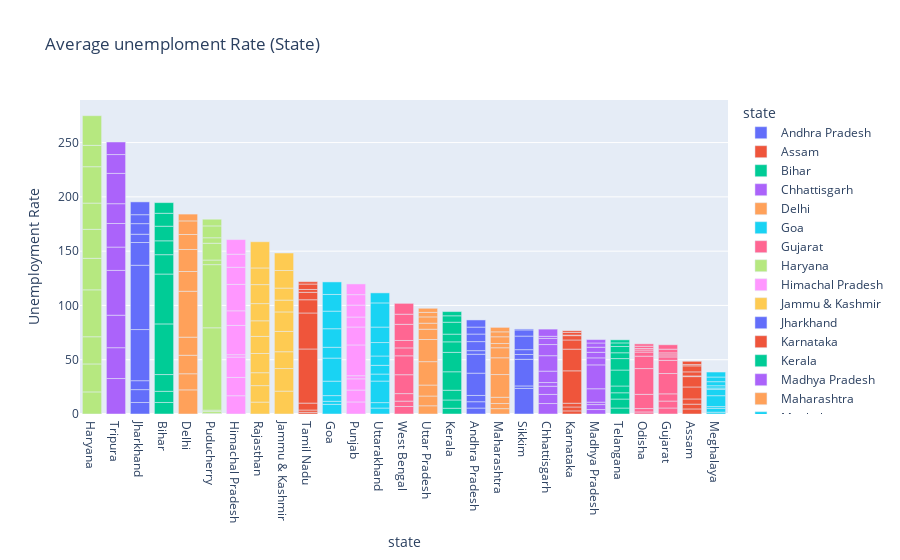

The cell this chart's notebook holds for it:
### Code cell
fig = px.bar(df, x='state', y="Unemployment Rate", color="state", title="Average unemploment Rate (State)")
fig.update_layout(xaxis={'categoryorder':'total descending'})

fig.show()

### Figure 1 — Plotly figure (JSON) as saved in the notebook; plotly's stock layout.template omitted (floating-point values rounded to 4 significant figures)
{"data": [{"alignmentgroup": "True", "hovertemplate": "state=%{x}<br>Unemployment Rate=%{y}<extra></extra>", "legendgroup": "Andhra Pradesh", "marker": {"color": "#636efa", "pattern": {"shape": ""}}, "name": "Andhra Pradesh", "offsetgroup": "Andhra Pradesh", "orientation": "v", "showlegend": true, "textposition": "auto", "type": "bar", "x": ["Andhra Pradesh", "Andhra Pradesh", "Andhra Pradesh", "Andhra Pradesh", "Andhra Pradesh", "Andhra Pradesh", "Andhra Pradesh", "Andhra Pradesh", "Andhra Pradesh", "Andhra Pradesh"], "xaxis": "x", "y": [5.48, 5.83, 5.79, 20.51, 17.43, 3.31, 8.34, 6.96, 6.4, 6.59], "yaxis": "y"}, {"alignmentgroup": "True", "hovertemplate": "state=%{x}<br>Unemployment Rate=%{y}<extra></extra>", "legendgroup": "Assam", "marker": {"color": "#EF553B", "pattern": {"shape": ""}}, "name": "Assam", "offsetgroup": "Assam", "orientation": "v", "showlegend": true, "textposition": "auto", "type": "bar", "x": ["Assam", "Assam", "Assam", "Assam", "Assam", "Assam", "Assam", "Assam", "Assam", "Assam"], "xaxis": "x", "y": [4.66, 4.41, 4.77, 11.06, 9.55, 0.6, 3.77, 5.53, 1.19, 3.02], "yaxis": "y"}, {"alignmentgroup": "True", "hovertemplate": "state=%{x}<br>Unemployment Rate=%{y}<extra></extra>", "legendgroup": "Bihar", "marker": {"color": "#00cc96", "pattern": {"shape": ""}}, "name": "Bihar", "offsetgroup": "Bihar", "orientation": "v", "showlegend": true, "textposition": "auto", "type": "bar", "x": ["Bihar", "Bihar", "Bihar", "Bihar", "Bihar", "Bihar", "Bihar", "Bihar", "Bihar", "Bihar"], "xaxis": "x", "y": [10.61, 10.29, 15.43, 46.64, 45.96, 17.82, 12.79, 13.44, 11.91, 9.82], "yaxis": "y"}, {"alignmentgroup": "True", "hovertemplate": "state=%{x}<br>Unemployment Rate=%{y}<extra></extra>", "legendgroup": "Chhattisgarh", "marker": {"color": "#ab63fa", "pattern": {"shape": ""}}, "name": "Chhattisgarh", "offsetgroup": "Chhattisgarh", "orientation": "v", "showlegend": true, "textposition": "auto", "type": "bar", "x": ["Chhattisgarh", "Chhattisgarh", "Chhattisgarh", "Chhattisgarh", "Chhattisgarh", "Chhattisgarh", "Chhattisgarh", "Chhattisgarh", "Chhattisgarh", "Chhattisgarh"], "xaxis": "x", "y": [9.65, 8.38, 7.54, 3.41, 10.5, 14.23, 10.27, 5.63, 1.96, 6.62], "yaxis": "y"}, {"alignmentgroup": "True", "hovertemplate": "state=%{x}<br>Unemployment Rate=%{y}<extra></extra>", "legendgroup": "Delhi", "marker": {"color": "#FFA15A", "pattern": {"shape": ""}}, "name": "Delhi", "offsetgroup": "Delhi", "orientation": "v", "showlegend": true, "textposition": "auto", "type": "bar", "x": ["Delhi", "Delhi", "Delhi", "Delhi", "Delhi", "Delhi", "Delhi", "Delhi", "Delhi", "Delhi"], "xaxis": "x", "y": [22.23, 14.84, 17.04, 16.68, 42.27, 18.19, 20.3, 13.79, 12.53, 6.27], "yaxis": "y"}, {"alignmentgroup": "True", "hovertemplate": "state=%{x}<br>Unemployment Rate=%{y}<extra></extra>", "legendgroup": "Goa", "marker": {"color": "#19d3f3", "pattern": {"shape": ""}}, "name": "Goa", "offsetgroup": "Goa", "orientation": "v", "showlegend": true, "textposition": "auto", "type": "bar", "x": ["Goa", "Goa", "Goa", "Goa", "Goa", "Goa", "Goa", "Goa", "Goa", "Goa"], "xaxis": "x", "y": [8.89, 2.81, 5.25, 13.31, 21.25, 9.96, 17.07, 16.21, 15.38, 11.54], "yaxis": "y"}, {"alignmentgroup": "True", "hovertemplate": "state=%{x}<br>Unemployment Rate=%{y}<extra></extra>", "legendgroup": "Gujarat", "marker": {"color": "#FF6692", "pattern": {"shape": ""}}, "name": "Gujarat", "offsetgroup": "Gujarat", "orientation": "v", "showlegend": true, "textposition": "auto", "type": "bar", "x": ["Gujarat", "Gujarat", "Gujarat", "Gujarat", "Gujarat", "Gujarat", "Gujarat", "Gujarat", "Gujarat", "Gujarat"], "xaxis": "x", "y": [5.54, 6.38, 6.66, 18.71, 12.11, 3.2, 1.84, 1.87, 3.42, 4.03], "yaxis": "y"}, {"alignmentgroup": "True", "hovertemplate": "state=%{x}<br>Unemployment Rate=%{y}<extra></extra>", "legendgroup": "Haryana", "marker": {"color": "#B6E880", "pattern": {"shape": ""}}, "name": "Haryana", "offsetgroup": "Haryana", "orientation": "v", "showlegend": true, "textposition": "auto", "type": "bar", "x": ["Haryana", "Haryana", "Haryana", "Haryana", "Haryana", "Haryana", "Haryana", "Haryana", "Haryana", "Haryana"], "xaxis": "x", "y": [20.34, 25.77, 25.05, 43.22, 29.02, 26.7, 24.18, 33.5, 19.68, 27.31], "yaxis": "y"}, {"alignmentgroup": "True", "hovertemplate": "state=%{x}<br>Unemployment Rate=%{y}<extra></extra>", "legendgroup": "Himachal Pradesh", "marker": {"color": "#FF97FF", "pattern": {"shape": ""}}, "name": "Himachal Pradesh", "offsetgroup": "Himachal Pradesh", "orientation": "v", "showlegend": true, "textposition": "auto", "type": "bar", "x": ["Himachal Pradesh", "Himachal Pradesh", "Himachal Pradesh", "Himachal Pradesh", "Himachal Pradesh", "Himachal Pradesh", "Himachal Pradesh", "Himachal Pradesh", "Himachal Pradesh", "Himachal Pradesh"], "xaxis": "x", "y": [16.83, 16.84, 18.76, 2.2, 26.95, 13.47, 24.31, 15.79, 12.04, 13.46], "yaxis": "y"}, {"alignmentgroup": "True", "hovertemplate": "state=%{x}<br>Unemployment Rate=%{y}<extra></extra>", "legendgroup": "Jammu & Kashmir", "marker": {"color": "#FECB52", "pattern": {"shape": ""}}, "name": "Jammu & Kashmir", "offsetgroup": "Jammu & Kashmir", "orientation": "v", "showlegend": true, "textposition": "auto", "type": "bar", "x": ["Jammu & Kashmir", "Jammu & Kashmir", "Jammu & Kashmir", "Jammu & Kashmir", "Jammu & Kashmir", "Jammu & Kashmir", "Jammu & Kashmir", "Jammu & Kashmir", "Jammu & Kashmir"], "xaxis": "x", "y": [21.08, 20.78, 15.5, 18.74, 17.92, 10.88, 11.09, 16.17, 16.14], "yaxis": "y"}, {"alignmentgroup": "True", "hovertemplate": "state=%{x}<br>Unemployment Rate=%{y}<extra></extra>", "legendgroup": "Jharkhand", "marker": {"color": "#636efa", "pattern": {"shape": ""}}, "name": "Jharkhand", "offsetgroup": "Jharkhand", "orientation": "v", "showlegend": true, "textposition": "auto", "type": "bar", "x": ["Jharkhand", "Jharkhand", "Jharkhand", "Jharkhand", "Jharkhand", "Jharkhand", "Jharkhand", "Jharkhand", "Jharkhand", "Jharkhand"], "xaxis": "x", "y": [10.61, 11.85, 8.23, 47.09, 59.23, 20.95, 7.63, 9.76, 8.24, 11.8], "yaxis": "y"}, {"alignmentgroup": "True", "hovertemplate": "state=%{x}<br>Unemployment Rate=%{y}<extra></extra>", "legendgroup": "Karnataka", "marker": {"color": "#EF553B", "pattern": {"shape": ""}}, "name": "Karnataka", "offsetgroup": "Karnataka", "orientation": "v", "showlegend": true, "textposition": "auto", "type": "bar", "x": ["Karnataka", "Karnataka", "Karnataka", "Karnataka", "Karnataka", "Karnataka", "Karnataka", "Karnataka", "Karnataka", "Karnataka"], "xaxis": "x", "y": [2.86, 3.61, 3.46, 29.84, 19.97, 8.44, 4.01, 0.5, 2.41, 1.58], "yaxis": "y"}, {"alignmentgroup": "True", "hovertemplate": "state=%{x}<br>Unemployment Rate=%{y}<extra></extra>", "legendgroup": "Kerala", "marker": {"color": "#00cc96", "pattern": {"shape": ""}}, "name": "Kerala", "offsetgroup": "Kerala", "orientation": "v", "showlegend": true, "textposition": "auto", "type": "bar", "x": ["Kerala", "Kerala", "Kerala", "Kerala", "Kerala", "Kerala", "Kerala", "Kerala", "Kerala", "Kerala"], "xaxis": "x", "y": [5.31, 7.6, 8.99, 16.99, 17.88, 9.71, 7.09, 10.98, 5.91, 3.88], "yaxis": "y"}, {"alignmentgroup": "True", "hovertemplate": "state=%{x}<br>Unemployment Rate=%{y}<extra></extra>", "legendgroup": "Madhya Pradesh", "marker": {"color": "#ab63fa", "pattern": {"shape": ""}}, "name": "Madhya Pradesh", "offsetgroup": "Madhya Pradesh", "orientation": "v", "showlegend": true, "textposition": "auto", "type": "bar", "x": ["Madhya Pradesh", "Madhya Pradesh", "Madhya Pradesh", "Madhya Pradesh", "Madhya Pradesh", "Madhya Pradesh", "Madhya Pradesh", "Madhya Pradesh", "Madhya Pradesh", "Madhya Pradesh"], "xaxis": "x", "y": [4.11, 4.57, 2.22, 12.36, 21.98, 6.48, 5.08, 4.7, 3.91, 3.13], "yaxis": "y"}, {"alignmentgroup": "True", "hovertemplate": "state=%{x}<br>Unemployment Rate=%{y}<extra></extra>", "legendgroup": "Maharashtra", "marker": {"color": "#FFA15A", "pattern": {"shape": ""}}, "name": "Maharashtra", "offsetgroup": "Maharashtra", "orientation": "v", "showlegend": true, "textposition": "auto", "type": "bar", "x": ["Maharashtra", "Maharashtra", "Maharashtra", "Maharashtra", "Maharashtra", "Maharashtra", "Maharashtra", "Maharashtra", "Maharashtra", "Maharashtra"], "xaxis": "x", "y": [4.95, 4.69, 5.79, 20.9, 15.46, 9.23, 3.89, 6.23, 4.55, 4.1], "yaxis": "y"}, {"alignmentgroup": "True", "hovertemplate": "state=%{x}<br>Unemployment Rate=%{y}<extra></extra>", "legendgroup": "Meghalaya", "marker": {"color": "#19d3f3", "pattern": {"shape": ""}}, "name": "Meghalaya", "offsetgroup": "Meghalaya", "orientation": "v", "showlegend": true, "textposition": "auto", "type": "bar", "x": ["Meghalaya", "Meghalaya", "Meghalaya", "Meghalaya", "Meghalaya", "Meghalaya", "Meghalaya", "Meghalaya", "Meghalaya", "Meghalaya"], "xaxis": "x", "y": [1.66, 3.59, 1.58, 10.03, 5.92, 1.15, 2.1, 3.74, 4.29, 4.6], "yaxis": "y"}, {"alignmentgroup": "True", "hovertemplate": "state=%{x}<br>Unemployment Rate=%{y}<extra></extra>", "legendgroup": "Odisha", "marker": {"color": "#FF6692", "pattern": {"shape": ""}}, "name": "Odisha", "offsetgroup": "Odisha", "orientation": "v", "showlegend": true, "textposition": "auto", "type": "bar", "x": ["Odisha", "Odisha", "Odisha", "Odisha", "Odisha", "Odisha", "Odisha", "Odisha", "Odisha", "Odisha"], "xaxis": "x", "y": [1.9, 3.12, 13.08, 23.76, 11.41, 3.77, 1.88, 1.42, 2.1, 2.18], "yaxis": "y"}, {"alignmentgroup": "True", "hovertemplate": "state=%{x}<br>Unemployment Rate=%{y}<extra></extra>", "legendgroup": "Puducherry", "marker": {"color": "#B6E880", "pattern": {"shape": ""}}, "name": "Puducherry", "offsetgroup": "Puducherry", "orientation": "v", "showlegend": true, "textposition": "auto", "type": "bar", "x": ["Puducherry", "Puducherry", "Puducherry", "Puducherry", "Puducherry", "Puducherry", "Puducherry", "Puducherry", "Puducherry", "Puducherry"], "xaxis": "x", "y": [0.58, 1.76, 1.2, 75.85, 58.19, 4.24, 15.47, 5.05, 10.9, 6.18], "yaxis": "y"}, {"alignmentgroup": "True", "hovertemplate": "state=%{x}<br>Unemployment Rate=%{y}<extra></extra>", "legendgroup": "Punjab", "marker": {"color": "#FF97FF", "pattern": {"shape": ""}}, "name": "Punjab", "offsetgroup": "Punjab", "orientation": "v", "showlegend": true, "textposition": "auto", "type": "bar", "x": ["Punjab", "Punjab", "Punjab", "Punjab", "Punjab", "Punjab", "Punjab", "Punjab", "Punjab", "Punjab"], "xaxis": "x", "y": [11.11, 10.97, 10.32, 2.86, 28.33, 16.55, 9.19, 10.99, 9.61, 9.88], "yaxis": "y"}, {"alignmentgroup": "True", "hovertemplate": "state=%{x}<br>Unemployment Rate=%{y}<extra></extra>", "legendgroup": "Rajasthan", "marker": {"color": "#FECB52", "pattern": {"shape": ""}}, "name": "Rajasthan", "offsetgroup": "Rajasthan", "orientation": "v", "showlegend": true, "textposition": "auto", "type": "bar", "x": ["Rajasthan", "Rajasthan", "Rajasthan", "Rajasthan", "Rajasthan", "Rajasthan", "Rajasthan", "Rajasthan", "Rajasthan", "Rajasthan"], "xaxis": "x", "y": [10.97, 15.16, 11.9, 17.7, 15.74, 14.39, 15.81, 17.51, 15.35, 24.15], "yaxis": "y"}, {"alignmentgroup": "True", "hovertemplate": "state=%{x}<br>Unemployment Rate=%{y}<extra></extra>", "legendgroup": "Sikkim", "marker": {"color": "#636efa", "pattern": {"shape": ""}}, "name": "Sikkim", "offsetgroup": "Sikkim", "orientation": "v", "showlegend": true, "textposition": "auto", "type": "bar", "x": ["Sikkim", "Sikkim", "Sikkim", "Sikkim", "Sikkim", "Sikkim", "Sikkim", "Sikkim"], "xaxis": "x", "y": [23.57, 2.28, 24.51, 4.46, 4.45, 12.49, 5.7, 0.88], "yaxis": "y"}, {"alignmentgroup": "True", "hovertemplate": "state=%{x}<br>Unemployment Rate=%{y}<extra></extra>", "legendgroup": "Tamil Nadu", "marker": {"color": "#EF553B", "pattern": {"shape": ""}}, "name": "Tamil Nadu", "offsetgroup": "Tamil Nadu", "orientation": "v", "showlegend": true, "textposition": "auto", "type": "bar", "x": ["Tamil Nadu", "Tamil Nadu", "Tamil Nadu", "Tamil Nadu", "Tamil Nadu", "Tamil Nadu", "Tamil Nadu", "Tamil Nadu", "Tamil Nadu", "Tamil Nadu"], "xaxis": "x", "y": [1.57, 2.09, 6.4, 49.83, 33.16, 12.2, 6.81, 2.65, 5, 2.16], "yaxis": "y"}, {"alignmentgroup": "True", "hovertemplate": "state=%{x}<br>Unemployment Rate=%{y}<extra></extra>", "legendgroup": "Telangana", "marker": {"color": "#00cc96", "pattern": {"shape": ""}}, "name": "Telangana", "offsetgroup": "Telangana", "orientation": "v", "showlegend": true, "textposition": "auto", "type": "bar", "x": ["Telangana", "Telangana", "Telangana", "Telangana", "Telangana", "Telangana", "Telangana", "Telangana", "Telangana", "Telangana"], "xaxis": "x", "y": [5.49, 8.29, 5.77, 6.25, 14.7, 10.55, 5.36, 5.79, 3.27, 2.86], "yaxis": "y"}, {"alignmentgroup": "True", "hovertemplate": "state=%{x}<br>Unemployment Rate=%{y}<extra></extra>", "legendgroup": "Tripura", "marker": {"color": "#ab63fa", "pattern": {"shape": ""}}, "name": "Tripura", "offsetgroup": "Tripura", "orientation": "v", "showlegend": true, "textposition": "auto", "type": "bar", "x": ["Tripura", "Tripura", "Tripura", "Tripura", "Tripura", "Tripura", "Tripura", "Tripura", "Tripura", "Tripura"], "xaxis": "x", "y": [32.67, 28.4, 29.95, 41.23, 21.51, 21.71, 18.24, 27.92, 17.35, 11.57], "yaxis": "y"}, {"alignmentgroup": "True", "hovertemplate": "state=%{x}<br>Unemployment Rate=%{y}<extra></extra>", "legendgroup": "Uttar Pradesh", "marker": {"color": "#FFA15A", "pattern": {"shape": ""}}, "name": "Uttar Pradesh", "offsetgroup": "Uttar Pradesh", "orientation": "v", "showlegend": true, "textposition": "auto", "type": "bar", "x": ["Uttar Pradesh", "Uttar Pradesh", "Uttar Pradesh", "Uttar Pradesh", "Uttar Pradesh", "Uttar Pradesh", "Uttar Pradesh", "Uttar Pradesh", "Uttar Pradesh", "Uttar Pradesh"], "xaxis": "x", "y": [7.58, 8.98, 10.11, 21.54, 20.41, 9.47, 5.56, 5.79, 4.18, 3.75], "yaxis": "y"}, {"alignmentgroup": "True", "hovertemplate": "state=%{x}<br>Unemployment Rate=%{y}<extra></extra>", "legendgroup": "Uttarakhand", "marker": {"color": "#19d3f3", "pattern": {"shape": ""}}, "name": "Uttarakhand", "offsetgroup": "Uttarakhand", "orientation": "v", "showlegend": true, "textposition": "auto", "type": "bar", "x": ["Uttarakhand", "Uttarakhand", "Uttarakhand", "Uttarakhand", "Uttarakhand", "Uttarakhand", "Uttarakhand", "Uttarakhand", "Uttarakhand", "Uttarakhand"], "xaxis": "x", "y": [5.49, 4.99, 19.85, 6.48, 8.01, 8.61, 12.38, 14.26, 22.26, 9.23], "yaxis": "y"}, {"alignmentgroup": "True", "hovertemplate": "state=%{x}<br>Unemployment Rate=%{y}<extra></extra>", "legendgroup": "West Bengal", "marker": {"color": "#FF6692", "pattern": {"shape": ""}}, "name": "West Bengal", "offsetgroup": "West Bengal", "orientation": "v", "showlegend": true, "textposition": "auto", "type": "bar", "x": ["West Bengal", "West Bengal", "West Bengal", "West Bengal", "West Bengal", "West Bengal", "West Bengal", "West Bengal", "West Bengal", "West Bengal"], "xaxis": "x", "y": [6.94, 4.92, 6.92, 17.41, 17.41, 7.29, 6.83, 14.87, 9.35, 9.98], "yaxis": "y"}], "layout": {"barmode": "relative", "legend": {"title": {"text": "state"}, "tracegroupgap": 0}, "title": {"text": "Average unemploment Rate (State)"}, "xaxis": {"anchor": "y", "categoryarray": ["Andhra Pradesh", "Assam", "Bihar", "Chhattisgarh", "Delhi", "Goa", "Gujarat", "Haryana", "Himachal Pradesh", "Jammu & Kashmir", "Jharkhand", "Karnataka", "Kerala", "Madhya Pradesh", "Maharashtra", "Meghalaya", "Odisha", "Puducherry", "Punjab", "Rajasthan", "Sikkim", "Tamil Nadu", "Telangana", "Tripura", "Uttar Pradesh", "Uttarakhand", "West Bengal"], "categoryorder": "total descending", "domain": [0, 1], "title": {"text": "state"}}, "yaxis": {"anchor": "x", "domain": [0, 1], "title": {"text": "Unemployment Rate"}}}}
